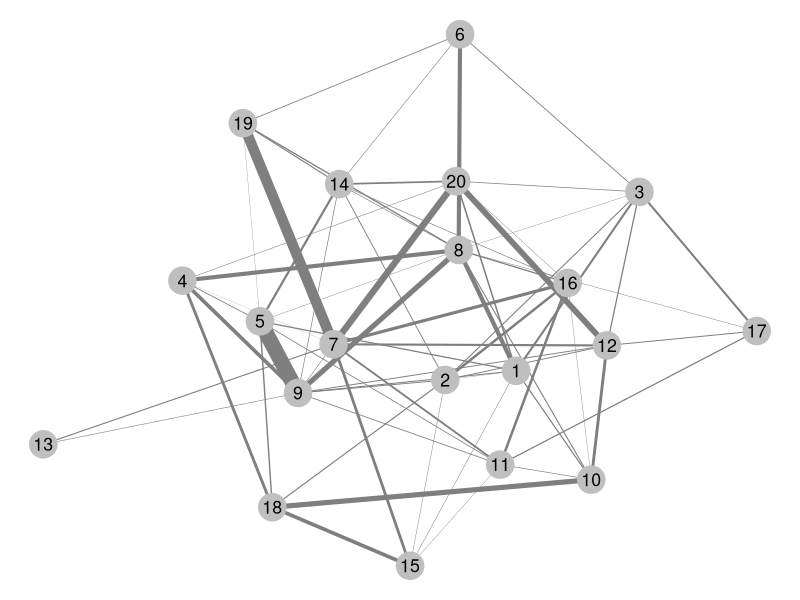
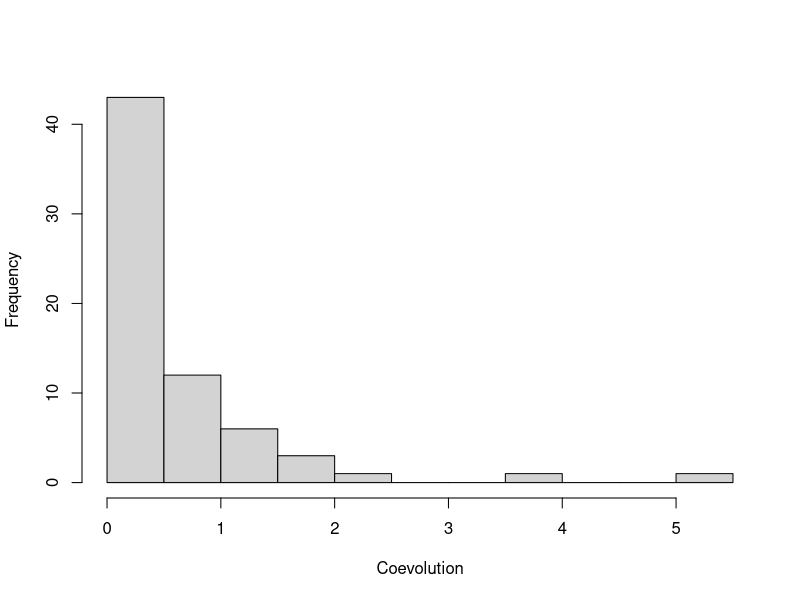
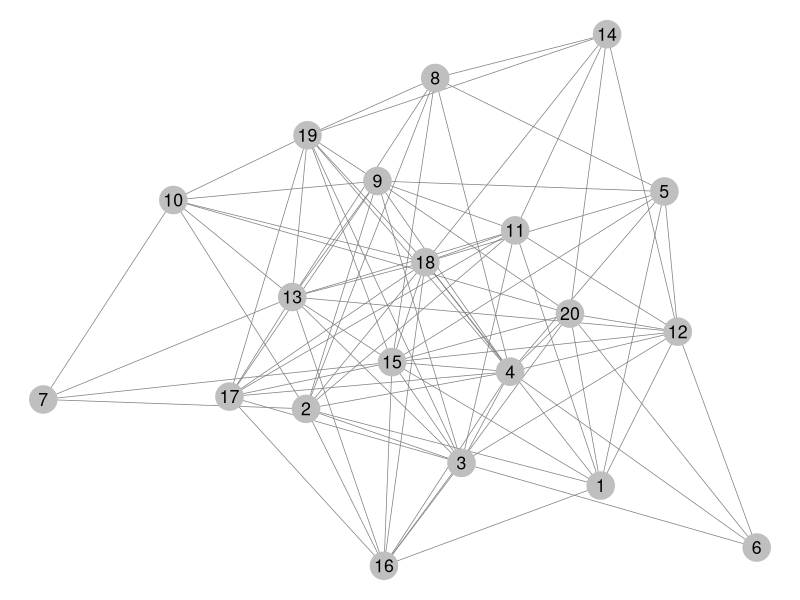
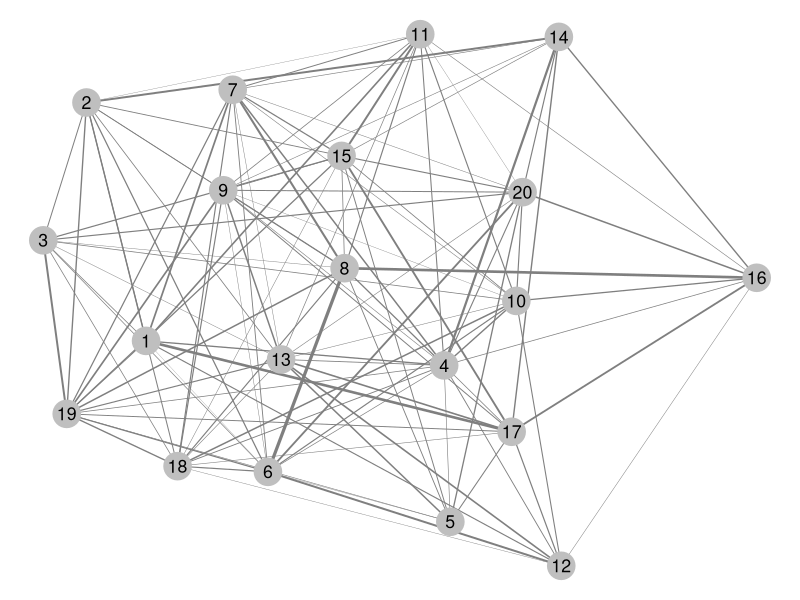
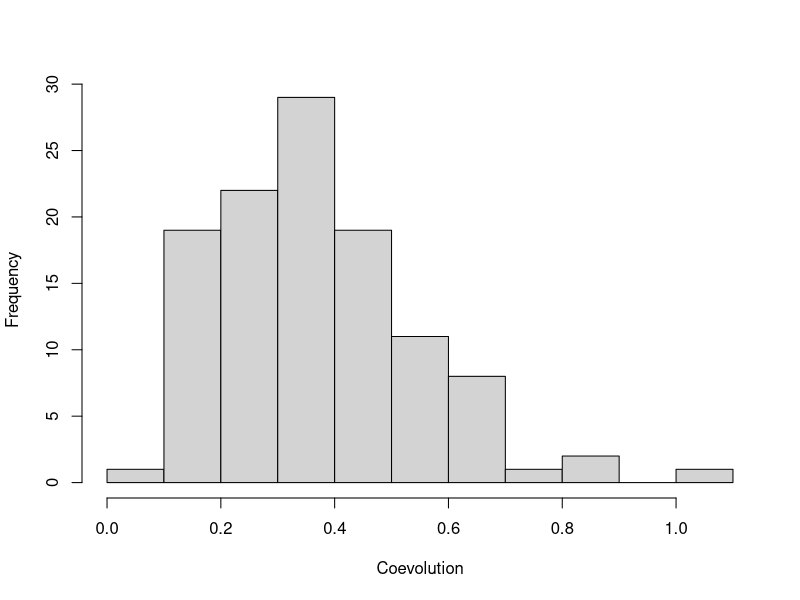
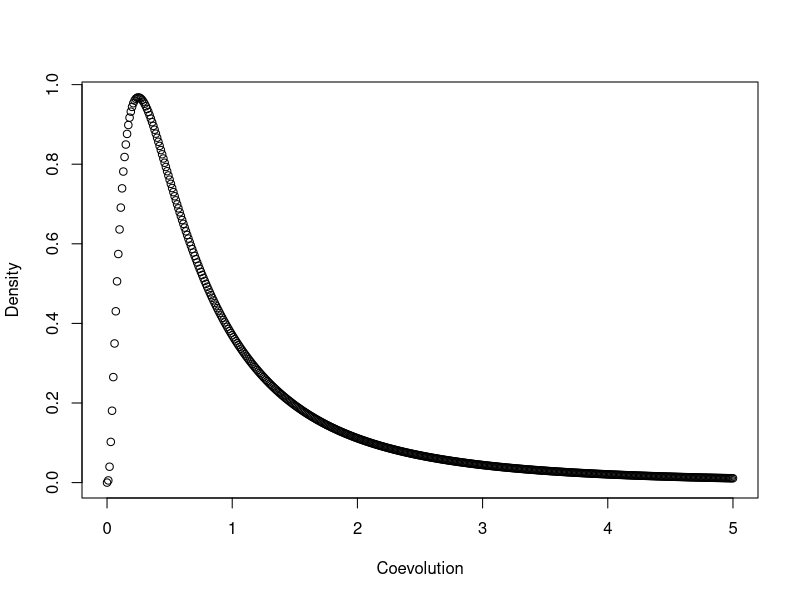
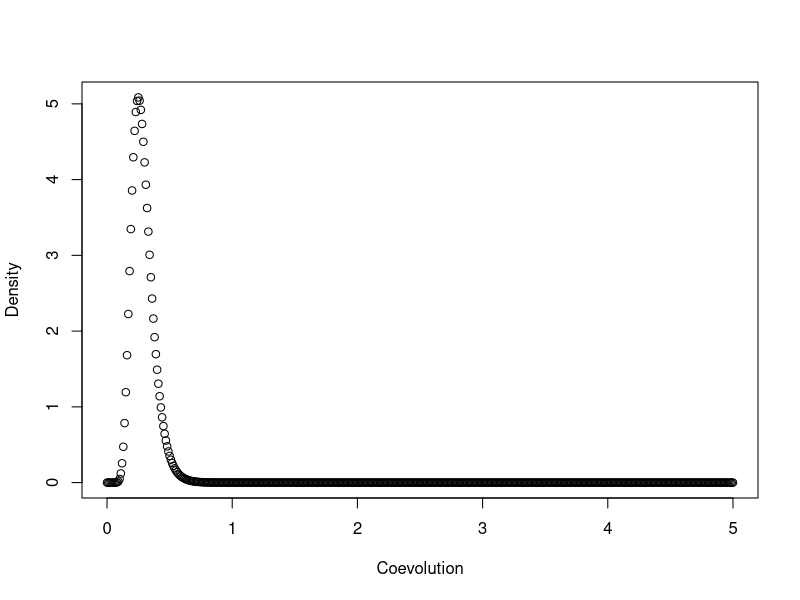
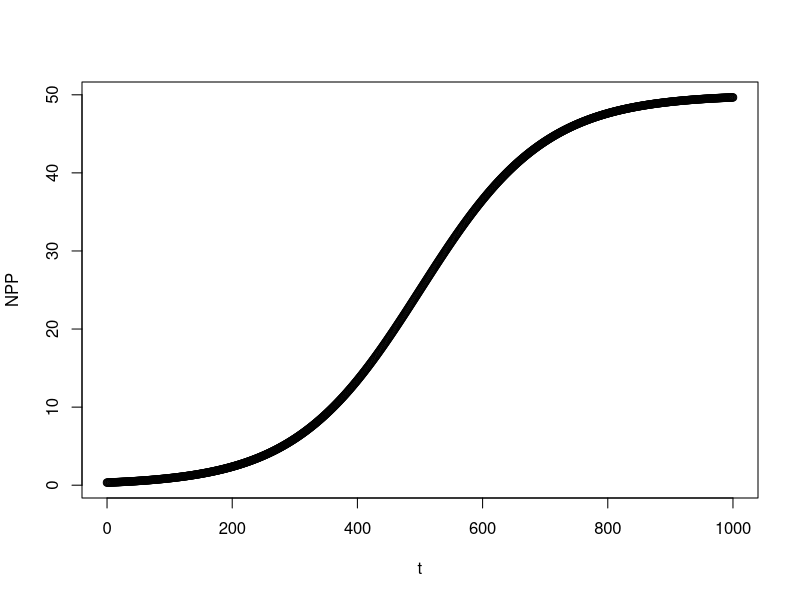

R code for these plots, in order:
## ---- chunk 1
knitr::opts_chunk$set(echo = TRUE)
## ---- chunk 2
require(GGally)
require(network)
require(sna)
require(scales)
# random graph
nnodes <- 20
net = rgraph(nnodes, mode = "graph", tprob = 0.3)
net = network(net, directed = FALSE)

# vertex names
network.vertex.names(net) = letters[1:10]
## ---- chunk 3
nedge <- network.edgecount(net)
s <- .8
w <- exp(rnorm(nedge,log(.25)+s^2,s))
nlabel <- 1:nnodes
ggnet2(net, edge.size = w, node.label = nlabel)
hist(w,xlab="Coevolution",main="")
## ---- chunk 4
# random graph
net = rgraph(nnodes, mode = "graph", tprob = 0.5)
net = network(net, directed = FALSE)

# vertex names
network.vertex.names(net) = letters[1:10]
## ---- chunk 5
nlabel <- 1:nnodes
ggnet2(net, node.label = nlabel)
## ---- chunk 6
# random graph
net = rgraph(nnodes, mode = "graph", tprob = 0.5)
net = network(net, directed = FALSE)

# vertex names
network.vertex.names(net) = letters[1:10]
## ---- chunk 7
nedge <- network.edgecount(net)
#w <- rexp(nedge,3)
s <- .5
w <- exp(rnorm(nedge,log(.25)+s^2,s))
nlabel <- 1:nnodes
ggnet2(net, edge.size = w, node.label = nlabel)
hist(w,xlab="Coevolution",main="")
## ---- chunk 8
s <- 1
nums <- seq(0,5,0.01)
pdf <- dlnorm(nums,log(.25)+s^2,s)
## ---- chunk 9
plot(nums,pdf,xlab="Coevolution",ylab="Density")
## ---- chunk 10
s <- .3
nums <- seq(0,5,0.01)
pdf <- dlnorm(nums,log(.25)+s^2,s)
## ---- chunk 11
plot(nums,pdf,xlab="Coevolution",ylab="Density")
## ---- chunk 12
t <- seq(0,1000,1)
NPP <- 50/(1+exp((500-t)/100))
## ---- chunk 13
plot(t,NPP)
## ---- chunk 14
t <- seq(0,1000,1)
NPP <- 50/(1+exp((200-t)/75))
## ---- chunk 15
plot(t,NPP)
